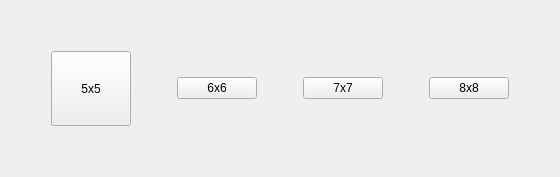
      <widget class="QWidget" name="chooseGameModePage">
       <layout class="QGridLayout" name="gridLayout">
        <item row="2" column="1">
         <spacer name="verticalSpacer_29">
          <property name="orientation">
           <enum>Qt::Vertical</enum>
          </property>
          <property name="sizeHint" stdset="0">
           <size>
            <width>20</width>
            <height>40</height>
           </size>
          </property>
         </spacer>
        </item>
        <item row="1" column="0">
         <spacer name="horizontalSpacer_13">
          <property name="orientation">
           <enum>Qt::Horizontal</enum>
          </property>
          <property name="sizeHint" stdset="0">
           <size>
            <width>40</width>
            <height>20</height>
           </size>
          </property>
         </spacer>
        </item>
        <item row="1" column="7">
         <widget class="QPushButton" name="select8x8Game">
          <property name="text">
           <string>8x8</string>
          </property>
         </widget>
        </item>
        <item row="1" column="4">
         <spacer name="horizontalSpacer_16">
          <property name="orientation">
           <enum>Qt::Horizontal</enum>
          </property>
          <property name="sizeHint" stdset="0">
           <size>
            <width>40</width>
            <height>20</height>
           </size>
          </property>
         </spacer>
        </item>
        <item row="0" column="1">
         <spacer name="verticalSpacer_28">
          <property name="orientation">
           <enum>Qt::Vertical</enum>
          </property>
          <property name="sizeHint" stdset="0">
           <size>
            <width>20</width>
            <height>40</height>
           </size>
          </property>
         </spacer>
        </item>
        <item row="1" column="5">
         <widget class="QPushButton" name="select7x7Game">
          <property name="text">
           <string>7x7</string>
          </property>
         </widget>
        </item>
        <item row="1" column="2">
         <spacer name="horizontalSpacer_15">
          <property name="orientation">
           <enum>Qt::Horizontal</enum>
          </property>
          <property name="sizeHint" stdset="0">
           <size>
            <width>40</width>
            <height>20</height>
           </size>
          </property>
         </spacer>
        </item>
        <item row="1" column="8">
         <spacer name="horizontalSpacer_14">
          <property name="orientation">
           <enum>Qt::Horizontal</enum>
          </property>
          <property name="sizeHint" stdset="0">
           <size>
            <width>40</width>
            <height>20</height>
           </size>
          </property>
         </spacer>
        </item>
        <item row="1" column="1">
         <widget class="QPushButton" name="select5x5Game">
          <property name="sizePolicy">
           <sizepolicy hsizetype="Minimum" vsizetype="Minimum">
            <horstretch>0</horstretch>
            <verstretch>0</verstretch>
           </sizepolicy>
          </property>
          <property name="minimumSize">
           <size>
            <width>50</width>
            <height>75</height>
           </size>
          </property>
          <property name="autoFillBackground">
           <bool>false</bool>
          </property>
          <property name="text">
           <string>5x5</string>
          </property>
         </widget>
        </item>
        <item row="1" column="3">
         <widget class="QPushButton" name="select6x6Game">
          <property name="text">
           <string>6x6</string>
          </property>
         </widget>
        </item>
        <item row="1" column="6">
         <spacer name="horizontalSpacer_17">
          <property name="orientation">
           <enum>Qt::Horizontal</enum>
          </property>
          <property name="sizeHint" stdset="0">
           <size>
            <width>40</width>
            <height>20</height>
           </size>
          </property>
         </spacer>
        </item>
       </layout>
      </widget>
